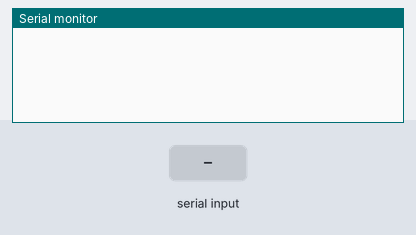
Recording of a sketch running on a simulated Arduino Uno, built with avr-gcc and run on an emulated ATmega328P. On the bench: the last lines printed to the serial monitor. The test bench sets the inputs (shaded band).

Above: at 1.2 s.
1.3 s: "1" received over Serial
At 3.7 s:
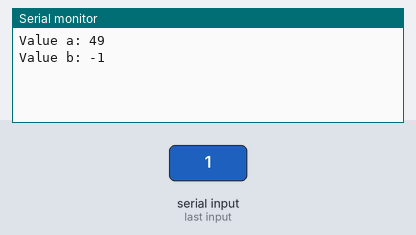
6.8 s: "0" received over Serial
At 7.9 s:
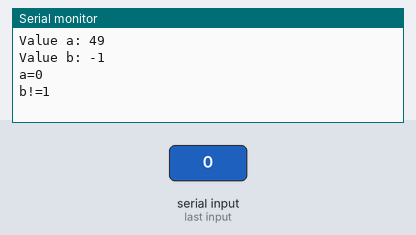
8.3 s: "2" received over Serial
At 10.3 s:
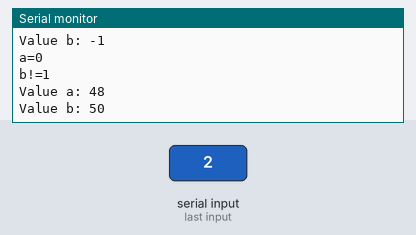

Measured:
- after the input at 1.3 s, the serial monitor: prints a new line after 2.0 s (image 1)
- after the input at 8.3 s, the serial monitor: prints a new line after 0.51 s (image 3)

The sketch:

DoIfContinueWhile.ino
```cpp
void setup() {
  // put your setup code here, to run once:
Serial.begin(9600);
}

void loop() {
 if (Serial.available()>0)
  {
int a=Serial.read();
delay(2000);
int b=Serial.read();
Serial.print("Value a: ");
 Serial.println(a);
 Serial.print("Value b: ");
 Serial.println(b);
 delay(2000);
do
{
Serial.println("a=0");
if (b==49)
continue;
Serial.println("b!=1");}while(a==48);
}}

/*if a=1, b=1
Value a: 49
Value b: 49
a=0

if a=0, b=1
Value a: 48
Value b: 49
a=0
a=0
a=0
a=0
a=0
a=0
a=0
a=0
a=0
a=0
a=0
a=0
a=0
a=0


if a=1, b=0
Value a: 49
Value b: 48
a=0
b!=1


if a=0, b=0
Value a: 48
Value b: 48
a=0
b!=1
a=0
b!=1
a=0
b!=1
a=0
b!=1
a=0
b!=1
a=0
b!=1
a=0
b!=1


*/
```
